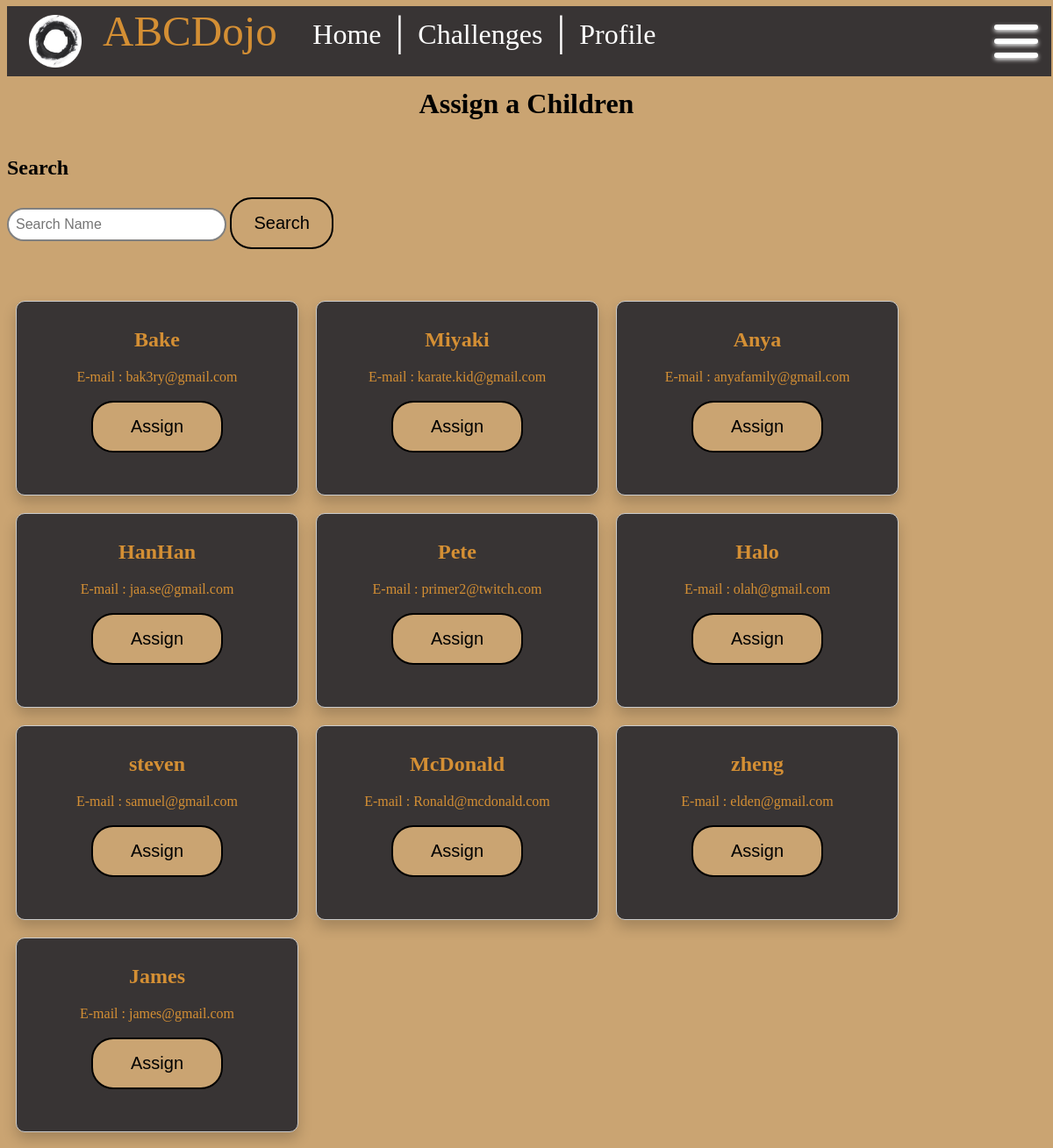
Page /AssignChildren.php on the committed database.
### tables this page shows
CREATE TABLE IF NOT EXISTS `user` (
  `UserID` int(11) NOT NULL AUTO_INCREMENT,
  `Name` varchar(255) NOT NULL,
  `Password` varchar(255) NOT NULL,
  `Role` varchar(255) NOT NULL,
  `mail` varchar(255) NOT NULL,
  PRIMARY KEY (`UserID`)
);

### AssignChildren.php (the view, shortened to what this page needs)
<html>
	<head>
	<link type="text/css" rel="stylesheet" href="UI.css">
	</head>
	<body>
	<div class="navbar" style="top:7px;">
		<ul>
			<li>&nbsp;&nbsp;</li>
			<li><img style = "width: 60px; margin-top:10px; margin-bottom:-15px;" src = "pic/logomungkin.png" alt = "Logo">&nbsp;&nbsp;</li>
			<li style="color:#D48F34">ABCDojo</li>
			<li>&nbsp;&nbsp;</li>
			<li><a href="Home.php" title="Home">Home</a></li>
			<li style="color:white"> | </li>
			<li><a href="Home.php#challenges" title="Daily Challenges">Challenges</a></li>
			<li style="color:white"> | </li>
			<li><a href="Profile.php" title="Your Profile">Profile</a></li>
			<li style = "float: right;">
				<div class = "menu-btn">
					<div class = "menu-burger"></div>
				</div>
			</li>
		</ul>
	</div>
	<h1 style="margin-top:100px;text-align: center;">Assign a Children</h1>
	<div class="parentbox" id="header" style="height:75px;top:320px;margin-top:10px;margin-bottom:100px;">
		<div style="width:50%; float: left; align-self: center;">
			<form method="post">
				<h2>Search</h2>
				<input type="text" name="search_keyword" placeholder="Search Name" style="width: 250px; padding: 8px; margin: 0; display: inline-block; font-size:12pt;">
				<button type="submit" class="butn" id="butn" name="searchBtn">Search</button>
			</form>
		</div>
	</div>
	<div class="parentbox">
		<?php
		$search_key="";
		include("conf.php");
		$sql = "SELECT * FROM user WHERE Name LIKE '%$search_key%' AND Role='Children'";
		$result = mysqli_query($con, $sql);
		if (mysqli_num_rows($result) > 0) {
		  while($row = mysqli_fetch_assoc($result)) {
			echo '<div class="childbox">';
			echo '<h2>'.$row["Name"].'</h2>';
			echo '<label>E-mail : </label><label style="margin-top:50px;margin-bottom:50px">'.$row["mail"].'</label><br><br>';
			echo '<button style="text-align:center; width:150px"class="butn" id="assignrecord" onClick="return AssignRecord('.$row["UserID"].')">Assign</button>';
			echo '</div>';
		  }
		} else {
		  echo "0 results";
		}
		?>
	</div>
</body>
</html>

### UI.css (style rules this page uses)
body { font-family:Dubai; background-color:#CAA472; }
.navbar { overflow: hidden; background-color: #383434; position:fixed; width: 99.2%; }
ul { list-style-type: none; margin: 0; padding: 0; overflow: hidden; font-size: 49px; }
li { float: left; }
.navbar a { color:white; float: left; display: block; font-size: 32px; text-align: center; padding: 14px 16px; text-decoration: none; }
input[type=text], input[type=password], input[type=email], select { border:2px solid gray; border-radius:25px; padding: 15px 100px; margin: 5px 0 22px 0; font-size: 15pt; display: inline-block; }
.butn { font-size:20px; border:2px solid black; border-radius:25px; cursor: pointer; padding: 16px 20px; width: 20%; background: #CAA472; color:black; }
.menu-btn { position: relative; display: flex; justify-content: center; align-items: center; width: 80px; height: 80px; cursor: pointer; transition: all .5s ease-in-out; z-index: 2; }
.menu-burger { width: 50px; height: 6px; background: #fff; border-radius: 5px; box-shadow: 0 2px 5px #fff; transition: all .5s ease-in-out; z-index: 2; }
.menu-burger::before, .menu-burger::after { content: ''; position: absolute; width: 50px; height: 6px; background: #fff; border-radius: 5px; box-shadow: 0 2px 5px #fff; transition: all .5s ease-in-out; z-index: 2; }
.menu-burger::before { transform: translateY(-16px); z-index: 2; }
.menu-burger::after { transform: translateY(16px); z-index: 2; }
.parentbox { display: flex; flex-wrap: wrap; }
.childbox { color: #D48F34; box-shadow: 0px 8px 16px 0px rgba(0,0,0,0.2); text-align:center; flex: 0 0 300px; margin: 10px; padding: 10px; height: 200px; background-color: #383434; border-radius: 10px; border: 1px #cccccc solid; }

### rows in the picture
user: Name "Bake", mail "bak3ry@gmail.com"
user: Name "Miyaki", mail "karate.kid@gmail.com"
user: Name "Anya", mail "anyafamily@gmail.com"
user: Name "HanHan", mail "jaa.se@gmail.com"
user: Name "Pete", mail "primer2@twitch.com"
user: Name "Halo", mail "olah@gmail.com"
user: Name "steven", mail "samuel@gmail.com"
user: Name "McDonald", mail "Ronald@mcdonald.com"
user: Name "zheng", mail "elden@gmail.com"
user: Name "James", mail "james@gmail.com"
